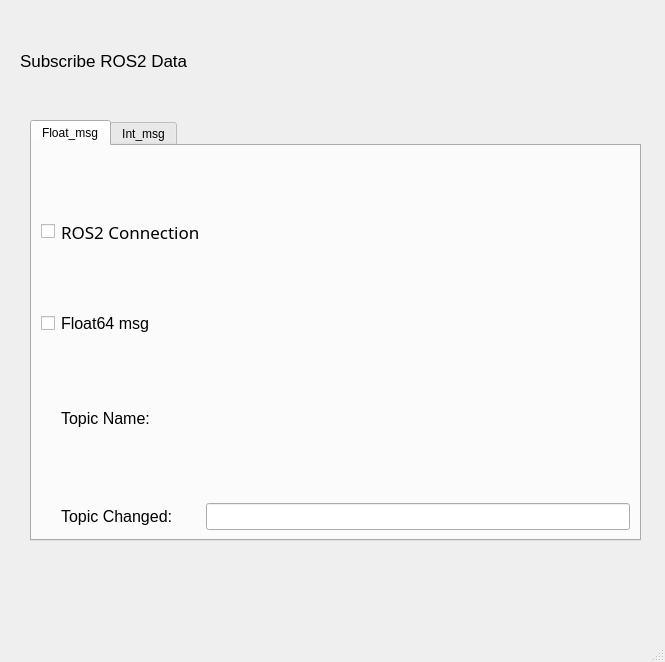
<?xml version="1.0" encoding="UTF-8"?>
<ui version="4.0">
 <class>MainWindow</class>
 <widget class="QMainWindow" name="MainWindow">
  <property name="geometry">
   <rect>
    <x>0</x>
    <y>0</y>
    <width>665</width>
    <height>662</height>
   </rect>
  </property>
  <property name="windowTitle">
   <string>PyQt5 ROS2 APP</string>
  </property>
  <widget class="QWidget" name="centralwidget">
   <widget class="QTabWidget" name="tabWidget">
    <property name="geometry">
     <rect>
      <x>30</x>
      <y>120</y>
      <width>611</width>
      <height>421</height>
     </rect>
    </property>
    <property name="currentIndex">
     <number>0</number>
    </property>
    <widget class="QWidget" name="tab">
     <attribute name="title">
      <string>Float_msg</string>
     </attribute>
     <layout class="QHBoxLayout" name="horizontalLayout">
      <item>
       <layout class="QGridLayout" name="gridLayout">
        <item row="0" column="2" rowspan="2" alignment="Qt::AlignVCenter">
         <widget class="QLabel" name="label_ros2_state_float">
          <property name="enabled">
           <bool>true</bool>
          </property>
          <property name="maximumSize">
           <size>
            <width>130</width>
            <height>30</height>
           </size>
          </property>
          <property name="sizeIncrement">
           <size>
            <width>0</width>
            <height>0</height>
           </size>
          </property>
          <property name="font">
           <font>
            <pointsize>12</pointsize>
           </font>
          </property>
          <property name="layoutDirection">
           <enum>Qt::LeftToRight</enum>
          </property>
          <property name="text">
           <string/>
          </property>
          <property name="alignment">
           <set>Qt::AlignCenter</set>
          </property>
          <property name="margin">
           <number>1</number>
          </property>
          <property name="indent">
           <number>3</number>
          </property>
         </widget>
        </item>
        <item row="2" column="0">
         <widget class="QCheckBox" name="checkBox_float_02">
          <property name="text">
           <string/>
          </property>
         </widget>
        </item>
        <item row="2" column="1">
         <widget class="QLabel" name="label_msg_float">
          <property name="font">
           <font>
            <pointsize>12</pointsize>
           </font>
          </property>
          <property name="text">
           <string>Float64 msg</string>
          </property>
         </widget>
        </item>
        <item row="5" column="1">
         <widget class="QLabel" name="label_topic_changed_float">
          <property name="font">
           <font>
            <pointsize>12</pointsize>
           </font>
          </property>
          <property name="text">
           <string>Topic Changed:</string>
          </property>
         </widget>
        </item>
        <item row="2" column="2">
         <widget class="QLabel" name="label_data_num_float">
          <property name="font">
           <font>
            <pointsize>12</pointsize>
            <weight>75</weight>
            <bold>true</bold>
           </font>
          </property>
          <property name="text">
           <string/>
          </property>
          <property name="indent">
           <number>3</number>
          </property>
         </widget>
        </item>
        <item row="5" column="2">
         <widget class="QLineEdit" name="lineEdit_topic_float">
          <property name="font">
           <font>
            <pointsize>12</pointsize>
           </font>
          </property>
         </widget>
        </item>
        <item row="0" column="0" rowspan="2">
         <widget class="QCheckBox" name="checkBox_float_01">
          <property name="text">
           <string/>
          </property>
         </widget>
        </item>
        <item row="0" column="1" rowspan="2">
         <widget class="QLabel" name="label_ros2_float">
          <property name="font">
           <font>
            <family>aakar</family>
            <pointsize>13</pointsize>
           </font>
          </property>
          <property name="text">
           <string>ROS2 Connection</string>
          </property>
         </widget>
        </item>
        <item row="3" column="1" rowspan="2">
         <widget class="QLabel" name="label_topic_name_float">
          <property name="font">
           <font>
            <pointsize>12</pointsize>
           </font>
          </property>
          <property name="text">
           <string>Topic Name:</string>
          </property>
         </widget>
        </item>
        <item row="3" column="2" rowspan="2">
         <widget class="QLabel" name="label_topic_setting_float">
          <property name="font">
           <font>
            <pointsize>12</pointsize>
           </font>
          </property>
          <property name="text">
           <string/>
          </property>
          <property name="indent">
           <number>3</number>
          </property>
         </widget>
        </item>
       </layout>
      </item>
     </layout>
    </widget>
    <widget class="QWidget" name="tab_2">
     <attribute name="title">
      <string>Int_msg</string>
     </attribute>
     <layout class="QHBoxLayout" name="horizontalLayout_2">
      <item>
       <layout class="QGridLayout" name="gridLayout_2">
        <item row="5" column="2">
         <widget class="QLineEdit" name="lineEdit_topic_int">
          <property name="font">
           <font>
            <pointsize>12</pointsize>
           </font>
          </property>
         </widget>
        </item>
        <item row="3" column="1" rowspan="2">
         <widget class="QLabel" name="label_topic_name_int">
          <property name="font">
           <font>
            <pointsize>12</pointsize>
           </font>
          </property>
          <property name="text">
           <string>Topic Name:</string>
          </property>
         </widget>
        </item>
        <item row="2" column="2">
         <widget class="QLabel" name="label_data_num_int">
          <property name="font">
           <font>
            <pointsize>12</pointsize>
            <weight>75</weight>
            <bold>true</bold>
           </font>
          </property>
          <property name="text">
           <string/>
          </property>
         </widget>
        </item>
        <item row="0" column="0" rowspan="2">
         <widget class="QCheckBox" name="checkBox_int_01">
          <property name="text">
           <string/>
          </property>
         </widget>
        </item>
        <item row="3" column="2" rowspan="2">
         <widget class="QLabel" name="label_topic_setting_int">
          <property name="font">
           <font>
            <pointsize>12</pointsize>
           </font>
          </property>
          <property name="text">
           <string/>
          </property>
         </widget>
        </item>
        <item row="2" column="0">
         <widget class="QCheckBox" name="checkBox_int_02">
          <property name="text">
           <string/>
          </property>
         </widget>
        </item>
        <item row="2" column="1">
         <widget class="QLabel" name="label_msg_int">
          <property name="font">
           <font>
            <pointsize>12</pointsize>
           </font>
          </property>
          <property name="text">
           <string>Int64 msg</string>
          </property>
         </widget>
        </item>
        <item row="5" column="1">
         <widget class="QLabel" name="label_topic_changed_int">
          <property name="font">
           <font>
            <pointsize>12</pointsize>
           </font>
          </property>
          <property name="text">
           <string>Topic Changed:</string>
          </property>
         </widget>
        </item>
        <item row="0" column="1" rowspan="2">
         <widget class="QLabel" name="label_ros2_int">
          <property name="font">
           <font>
            <family>aakar</family>
            <pointsize>13</pointsize>
           </font>
          </property>
          <property name="text">
           <string>ROS2 Connection</string>
          </property>
         </widget>
        </item>
        <item row="0" column="2" rowspan="2">
         <widget class="QLabel" name="label_ros2_state_int">
          <property name="enabled">
           <bool>true</bool>
          </property>
          <property name="maximumSize">
           <size>
            <width>130</width>
            <height>30</height>
           </size>
          </property>
          <property name="sizeIncrement">
           <size>
            <width>0</width>
            <height>0</height>
           </size>
          </property>
          <property name="font">
           <font>
            <pointsize>12</pointsize>
           </font>
          </property>
          <property name="layoutDirection">
           <enum>Qt::LeftToRight</enum>
          </property>
          <property name="text">
           <string/>
          </property>
          <property name="alignment">
           <set>Qt::AlignCenter</set>
          </property>
          <property name="margin">
           <number>1</number>
          </property>
          <property name="indent">
           <number>3</number>
          </property>
         </widget>
        </item>
       </layout>
      </item>
     </layout>
    </widget>
   </widget>
   <widget class="QLabel" name="label_main">
    <property name="geometry">
     <rect>
      <x>20</x>
      <y>20</y>
      <width>621</width>
      <height>81</height>
     </rect>
    </property>
    <property name="font">
     <font>
      <pointsize>13</pointsize>
      <italic>false</italic>
     </font>
    </property>
    <property name="text">
     <string>Subscribe ROS2 Data</string>
    </property>
   </widget>
  </widget>
  <widget class="QMenuBar" name="menubar">
   <property name="geometry">
    <rect>
     <x>0</x>
     <y>0</y>
     <width>665</width>
     <height>39</height>
    </rect>
   </property>
  </widget>
  <widget class="QStatusBar" name="statusbar"/>
 </widget>
 <resources/>
 <connections/>
</ui>
